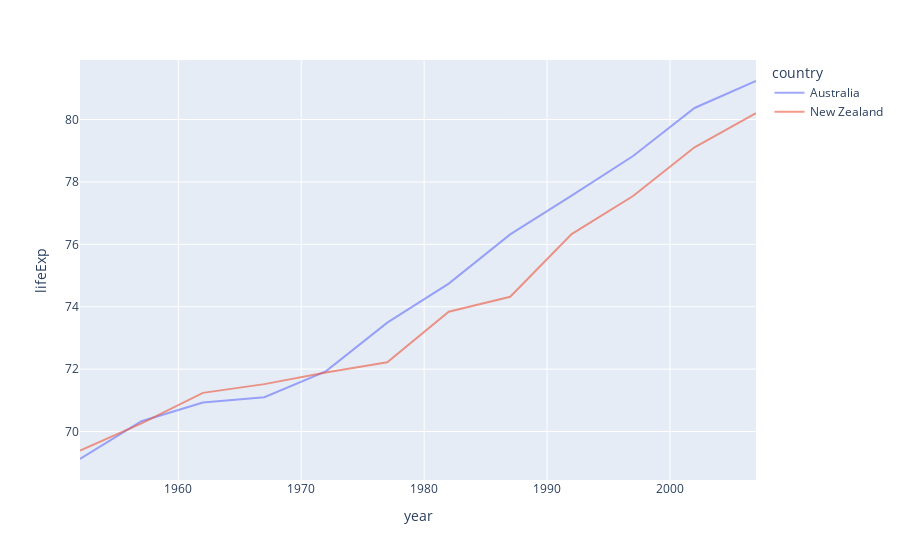

This figure's notebook cell:
### Code cell
import plotly.express as px

df = px.data.gapminder().query("continent=='Oceania'")
fig = px.line(df, x="year", y="lifeExp", color='country', hover_data=df[['continent','pop']])

# you can here do any update you want on figure
fig.update_traces(opacity=.6)
fig.update_layout(paper_bgcolor='rgba(0,0,0,0)')

fig.show()
# plot as png for visualisation in github
fig.show('png', height=500, width=1000)

### Figure 1 — Plotly figure (JSON) as saved in the notebook; plotly's stock layout.template omitted (floating-point values rounded to 4 significant figures)
{"data": [{"customdata": [["Oceania", 8691212], ["Oceania", 9712569], ["Oceania", 10794968], ["Oceania", 11872264], ["Oceania", 13177000], ["Oceania", 14074100], ["Oceania", 15184200], ["Oceania", 16257249], ["Oceania", 17481977], ["Oceania", 18565243], ["Oceania", 19546792], ["Oceania", 20434176]], "hovertemplate": "country=Australia<br>year=%{x}<br>lifeExp=%{y}<br>continent=%{customdata[0]}<br>pop=%{customdata[1]}<extra></extra>", "legendgroup": "Australia", "line": {"color": "#636efa", "dash": "solid"}, "marker": {"symbol": "circle"}, "mode": "lines", "name": "Australia", "opacity": 0.6, "orientation": "v", "showlegend": true, "type": "scatter", "x": [1952, 1957, 1962, 1967, 1972, 1977, 1982, 1987, 1992, 1997, 2002, 2007], "xaxis": "x", "y": [69.12, 70.33, 70.93, 71.1, 71.93, 73.49, 74.74, 76.32, 77.56, 78.83, 80.37, 81.23], "yaxis": "y"}, {"customdata": [["Oceania", 1994794], ["Oceania", 2229407], ["Oceania", 2488550], ["Oceania", 2728150], ["Oceania", 2929100], ["Oceania", 3164900], ["Oceania", 3210650], ["Oceania", 3317166], ["Oceania", 3437674], ["Oceania", 3676187], ["Oceania", 3908037], ["Oceania", 4115771]], "hovertemplate": "country=New Zealand<br>year=%{x}<br>lifeExp=%{y}<br>continent=%{customdata[0]}<br>pop=%{customdata[1]}<extra></extra>", "legendgroup": "New Zealand", "line": {"color": "#EF553B", "dash": "solid"}, "marker": {"symbol": "circle"}, "mode": "lines", "name": "New Zealand", "opacity": 0.6, "orientation": "v", "showlegend": true, "type": "scatter", "x": [1952, 1957, 1962, 1967, 1972, 1977, 1982, 1987, 1992, 1997, 2002, 2007], "xaxis": "x", "y": [69.39, 70.26, 71.24, 71.52, 71.89, 72.22, 73.84, 74.32, 76.33, 77.55, 79.11, 80.2], "yaxis": "y"}], "layout": {"legend": {"title": {"text": "country"}, "tracegroupgap": 0}, "margin": {"t": 60}, "paper_bgcolor": "rgba(0,0,0,0)", "xaxis": {"anchor": "y", "domain": [0, 1], "title": {"text": "year"}}, "yaxis": {"anchor": "x", "domain": [0, 1], "title": {"text": "lifeExp"}}}}
